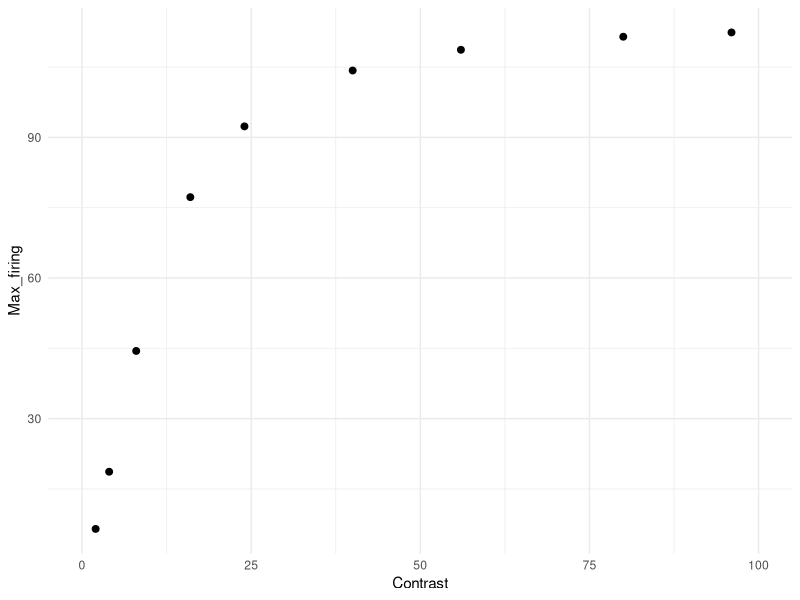
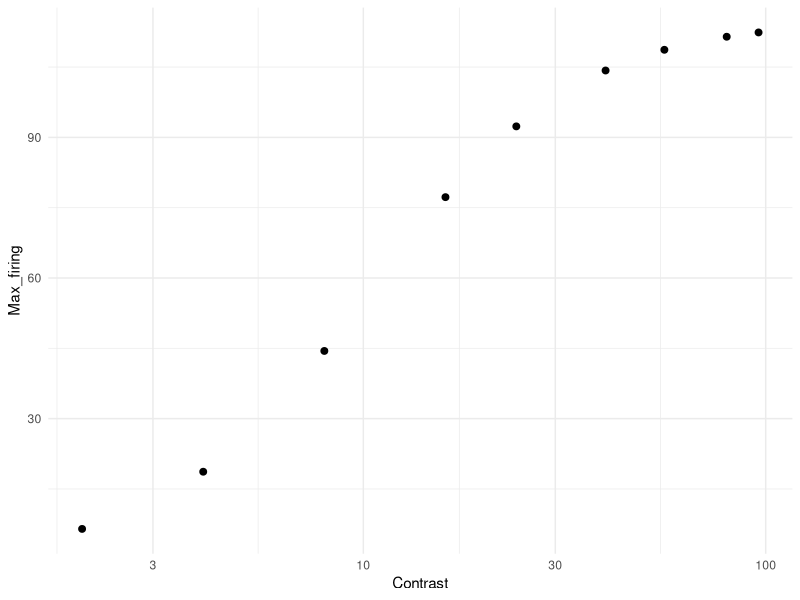

Write R code to recreate these figures, in order. (Note: this script raises an error after producing the figures.)
# Simulation based on Albrecht & Hamilton (1982, Fig. 1B)

library(tidyverse)
library(doParallel)
library(foreach)

Contrast <- c(2, 4, 8, 16, 24, 40, 56, 80, 96)
Rmax <- 115 # fixed at 115 for comparability
C50 <- 10.5
n   <-  1.7

Max_firing <- Rmax * Contrast^n / (Contrast^n + C50^n)
df_ah <- data.frame(Contrast, Max_firing)

g1 <- ggplot(df_ah, aes(x = Contrast, y = Max_firing)) +
  geom_point(size = 2) +
  coord_cartesian(xlim = c(0, 100)) +
  theme_minimal()
g1            

g2 <- ggplot(df_ah, aes(x = Contrast, y = Max_firing)) +
  geom_point(size = 2) +
  scale_x_log10() +
  theme_minimal()
g2 

### Simulation ###
cl <- makeCluster(parallel::detectCores() - 1)
registerDoParallel(cl)

n_neurons <- 180                                               # Number of neurons in the population
orientations <- seq(1, 180, by = 1)                            # Possible orientations (0 to 359 degrees)
preferred_orientations <-  seq(1, 180, length.out = n_neurons) # Preferred orientation of each neuron
max_firing_seq <- df_ah$Max_firing                             # Maximum firing rate of each neuron
contrast <-       df_ah$Contrast
tuning_width    <- 20                                          # Tuning width (standard deviation) of each neuron's response curve
n_trials <- 10000

all_results <- list()

for (max_firing_rate in max_firing_seq) {
  
  cat("Running max firing rate =", max_firing_rate, "\n")
  
  tuning_curves <- matrix(0, nrow = n_neurons, ncol = length(orientations))
  
  for (i in 1:n_neurons) {
    tuning_curves[i, ] <- max_firing_rate * exp(
      -0.5 * (
        pmin(abs(orientations - preferred_orientations[i]),
             180 - abs(orientations - preferred_orientations[i]))^2
      ) / tuning_width^2
    )
  }
  
  # ---- 90 ----
  responses_90 <- foreach(
    i = 1:n_trials,
    .combine = rbind,
    .packages = "stats"
  ) %dopar% {
    
    input_90 <- rnorm(n_trials, 90, 0)
    idx <- round(input_90[i]) + 1
    idx <- pmin(pmax(idx, 1), 180)
    
    mu <- tuning_curves[, idx]
    mu[mu == 0] <- 1e-8
    
    resp <- rnbinom(n_neurons, size = 1000000, mu = mu)
    
    cbind(resp,
          neuron = seq_len(n_neurons),
          stim = 90,
          trial = i,
          maxFR = max_firing_rate)
  }
  
  # ---- 91 ----
  responses_91 <- foreach(
    i = 1:n_trials,
    .combine = rbind,
    .packages = "stats"
  ) %dopar% {
    
    input_91 <- rnorm(n_trials, 91, 0)
    idx <- round(input_91[i]) + 1
    idx <- pmin(pmax(idx, 1), 180)
    
    mu <- tuning_curves[, idx]
    mu[mu == 0] <- 1e-8
    
    resp <- rnbinom(n_neurons, size = 1000000, mu = mu)
    
    cbind(resp,
          neuron = seq_len(n_neurons),
          stim = 91,
          trial = i,
          maxFR = max_firing_rate)
  }
  
  df_tmp <- as.data.frame(rbind(responses_90, responses_91))
  colnames(df_tmp) <- c("Spikes", "Neuron", "Stimulus", "Trial", "Contrast")
  
  all_results[[as.character(max_firing_rate)]] <- df_tmp
}

df <- do.call(rbind, all_results)
df$Contrast <- contrast[match(df$Contrast, max_firing_seq)]

### Visualization ###
df %>%
  group_by(Stimulus, Contrast, Trial) %>%
  summarise(Sum_spikes = sum(Spikes), .groups = "drop") -> df_sum

g3 <- ggplot(df_sum, aes(x = Sum_spikes, color = factor(Contrast))) +
  geom_density(alpha = 0.2, linewidth = 1) +
  theme_classic() +
  labs(
    x = "Sum of spikes",
    y = "Density",
    color = "Contrast",
    fill =  "Contrast"
  )
g3

df_sum %>%
  group_by(Contrast) %>%
  summarise(Mean_sum_spikes = mean(Sum_spikes),
            SD_sum_spikes = sd(Sum_spikes), .groups = "drop") -> df_summary

df_summary %>%
  ggplot(aes(x = Contrast, y = Mean_sum_spikes)) +
  geom_point(size = 2) +
  coord_cartesian(xlim = c(0, 100)) +
  theme_minimal() -> g4
g4

df_summary %>%
  ggplot(aes(x = Contrast, y = Mean_sum_spikes)) +
  geom_point(size = 2) +
  scale_x_log10() +
  scale_y_log10() +
  theme_minimal() -> g5
g5

df_summary %>%
  ggplot(aes(x = Contrast, y = SD_sum_spikes)) +
  geom_point(size = 2) +
  coord_cartesian(xlim = c(0, 100)) +
  theme_minimal() -> g6
g6

df_summary %>%
  ggplot(aes(x = Contrast, y = SD_sum_spikes)) +
  geom_point(size = 2) +
  scale_x_log10() +
  theme_minimal() -> g7
g7

df %>%
  filter(Neuron %in% c(90, 91)) %>%
  pivot_wider(names_from = Neuron, values_from = Spikes) %>%
  ggplot(aes(x = `90`, y = `91`, color = factor(Stimulus))) +
  geom_point(size = 2, alpha = 0.2) +
  labs(x = "Neuron 90", y = "Neuron 91") +
  coord_cartesian(xlim = c(0, 100), ylim = c(0, 100)) +
  theme_minimal() +
  facet_wrap(. ~ Contrast) -> g8
# g8

# sanity check for fano factor 
df %>%
  group_by(Contrast, Stimulus, Neuron) %>%
  summarise(
    mean_spikes = mean(Spikes),
    var_spikes  = var(Spikes),
    fano = var_spikes / mean_spikes,
    .groups = "drop"
  ) %>%
  filter(mean_spikes > 0) %>%
  group_by(Contrast, Stimulus) %>%
  summarise(
    mean_mean_spikes = mean(mean_spikes, na.rm = TRUE),
    mean_var_spikes = mean(var_spikes),
    mean_fano = mean(fano, na.rm = TRUE), # average across neurons
    sd_fano   = sd(fano, na.rm = TRUE),   # sd across neurons
    .groups = "drop")

### Linear Fisher information ###
df_wide <- df %>%
  pivot_wider(
    id_cols = c(Trial, Contrast, Stimulus),
    names_from = Neuron,
    values_from = Spikes)

df_wide$Stimulus_bin <- ifelse(df_wide$Stimulus == 90, 1, 0)

compute_lfi <- function(data, lambda = 1e-6) {
  
  neurons <- grep("^[0-9]+$", colnames(data), value = TRUE)  
  
  data0 <- data[data$Stimulus_bin == 0, neurons]
  data1 <- data[data$Stimulus_bin == 1, neurons]
  
  mu0 <- colMeans(data0)
  mu1 <- colMeans(data1)
  
  df <- mu1 - mu0
  
  Sigma0 <- cov(data0)
  Sigma1 <- cov(data1)
  Sigma  <- (Sigma0 + Sigma1) / 2
  
  p <- length(neurons)              # 逆行列を安定化させる処理 (ニューロン間の相関を少し弱める)
  Sigma <- Sigma + lambda * diag(p) # Ridge正則化, Tikhonov regularization (小さい固有値を持ち上げる)
  
  I <- as.numeric(t(df) %*% solve(Sigma) %*% df) # LFI
  I_per_neuron <- I / p
  
  return(I_per_neuron)
}

maxFR_values <- sort(unique(df_wide$Contrast))

lfi_results <- data.frame(
  Contrast = numeric(),
  LFI_per_neuron = numeric()
)

for (maxFR in maxFR_values) {
  df_sub <- df_wide[df_wide$Contrast == maxFR, ]
  lfi_value <- compute_lfi(df_sub)
  lfi_results <- rbind(lfi_results,
                       data.frame(Contrast = maxFR,
                                  LFI_per_neuron = lfi_value))
}

lfi_results$Contrast <- contrast
print(lfi_results)

lfi_results %>%
  ggplot(aes(x = Contrast, y = LFI_per_neuron)) +
  geom_point(size = 2) +
  coord_cartesian(xlim = c(0, 100)) +
  theme_minimal() -> g9
g9

### Decoding with logistic regression ###
run_logistic_cv_parallel <- function(data, k = 5, ncores = detectCores() - 1) {
  
  predictors <- grep("^[0-9]+$", colnames(data), value = TRUE)  
  n <- nrow(data)
  
  set.seed(123)
  folds <- sample(rep(1:k, length.out = n))
  
  cl <- makeCluster(ncores)
  registerDoParallel(cl)
  
  acc <- foreach(i = 1:k, .combine = c) %dopar% {
    
    train <- data[folds != i, ]
    test  <- data[folds == i, ]
    
    model <- glm(
      Stimulus_bin ~ .,
      data = train[, c("Stimulus_bin", predictors)],
      family = binomial
    )
    
    prob <- predict(model, newdata = test, type = "response")
    pred <- ifelse(prob > 0.5, 1, 0)
    
    mean(pred == test$Stimulus_bin)
  }
  
  stopCluster(cl)
  
  mean(acc)
}

decoding_results <- data.frame(
  Contrast = numeric(),
  Decoding_accuracy = numeric()
)

for (maxFR in maxFR_values) {
  df_sub <- df_wide[df_wide$Contrast == maxFR, ]
  accuracy <- run_logistic_cv_parallel(df_sub, k = 5, ncores = detectCores() - 1)
  decoding_results <- rbind(decoding_results,
                            data.frame(Contrast = maxFR,
                                       Decoding_accuracy = accuracy))
}

decoding_results <- mutate(decoding_results, D_prime = qnorm(Decoding_accuracy) - qnorm(1 - Decoding_accuracy),
                           Contrast = contrast)
decoding_results

decoding_results %>%
  ggplot(aes(x = Contrast, y = D_prime)) +
  geom_point(size = 2) +
  coord_cartesian(xlim = c(0, 100)) +
  theme_minimal() -> g10
g10

decoding_results %>%
  ggplot(aes(x = Contrast, y = D_prime)) +
  geom_point(size = 2) +
  scale_x_log10() +
  theme_minimal() -> g11
g11

g <- cowplot::plot_grid(g1, g2, g10, g11, g4, g5, nrow = 3)
ggsave("fig_1b.png", g, width = 4, height = 5.6, dpi = 300)
